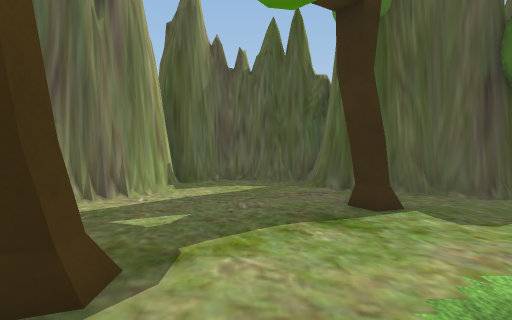
[1] (above)

20 first-person views from a walk through a scene from a Unity 3-D project. The camera is 1.3 m above the floor, tilts 4° down and sees 85° across. The floor is counted in squares, 1 m on a side. Each view is taken from the middle of a square. On the plan, view 1 faces up. The plan holds only what a view shows up to about 13 squares ahead; the rest is blank. The place goes on beyond the plan. Some surface patterns are stand-ins.

[2]
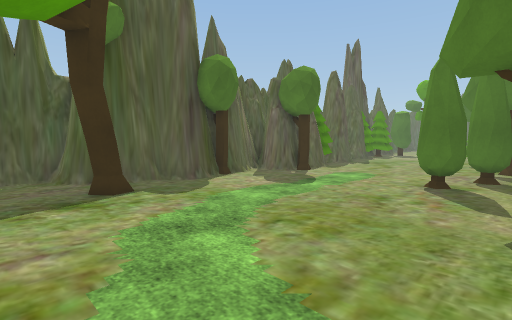

[3]
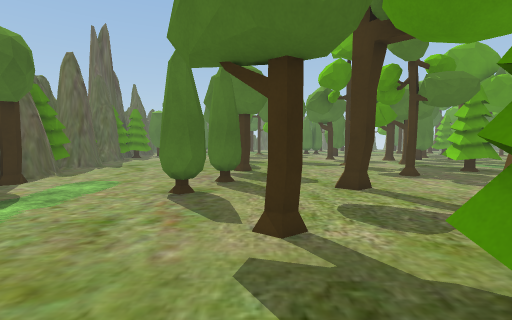

[4]
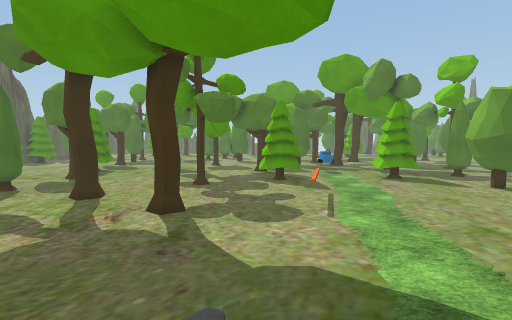

[5]
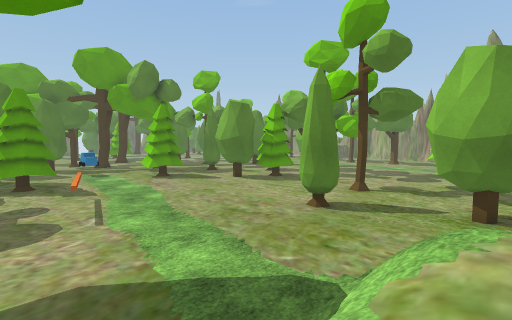

[6]
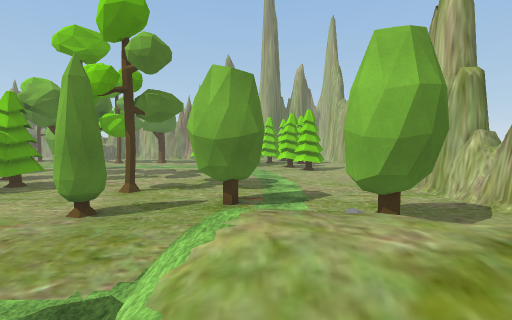

[7]
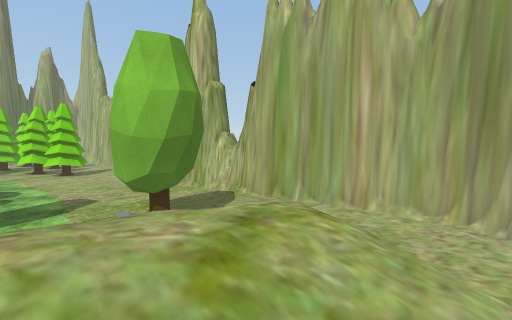

[8]
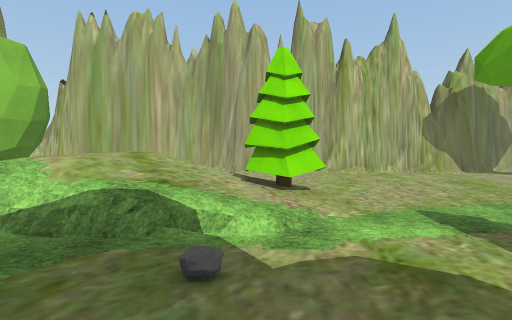

[9]
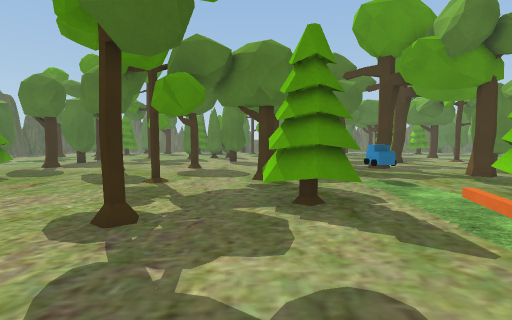

[10]
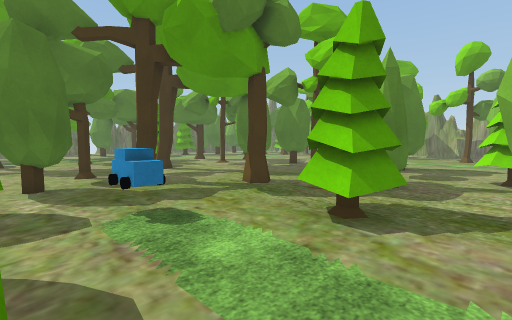

[11]
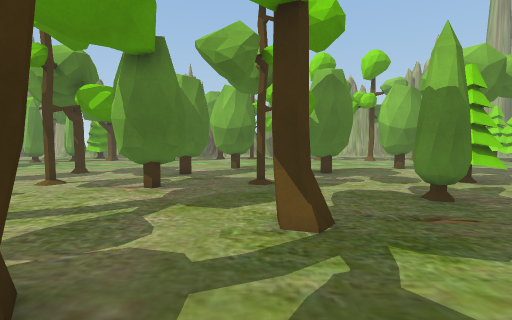

[12]
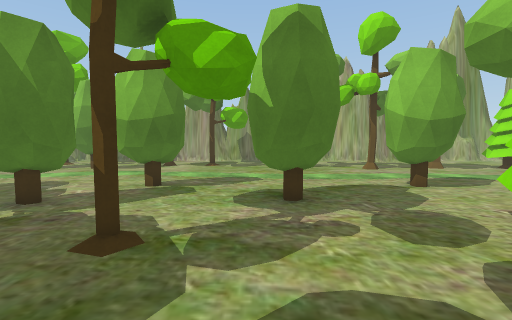

[13]
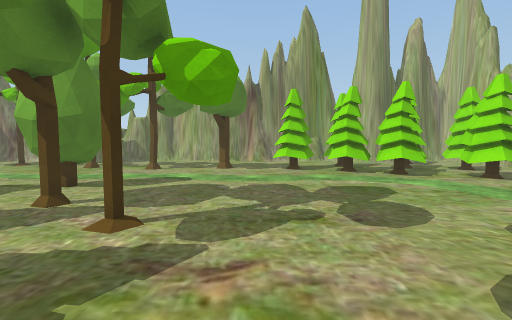

[14]
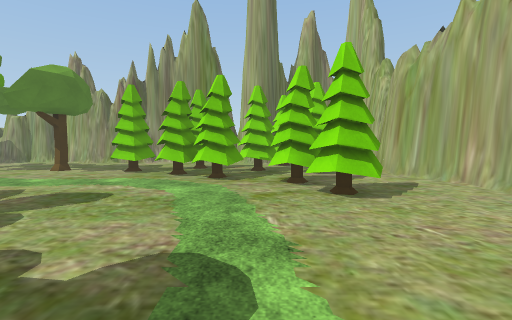

[15]
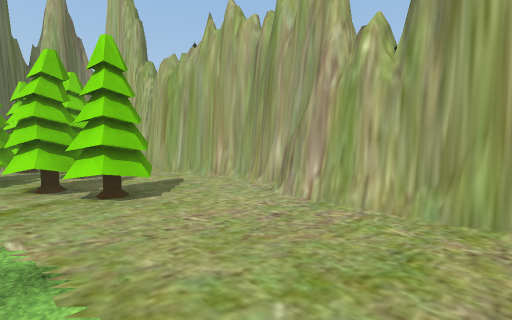

[16]
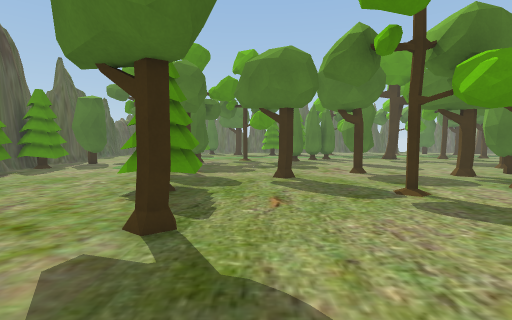

[17]
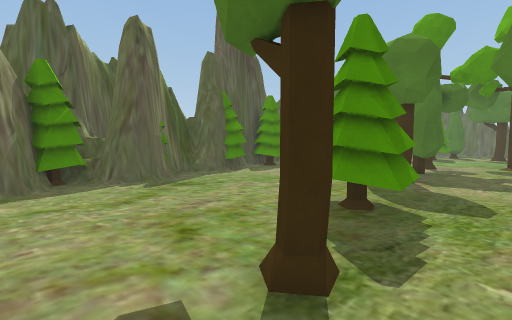

[18]
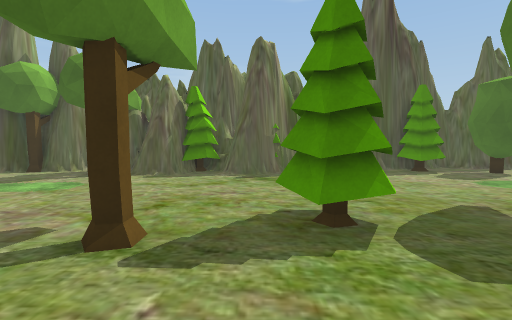

[19]
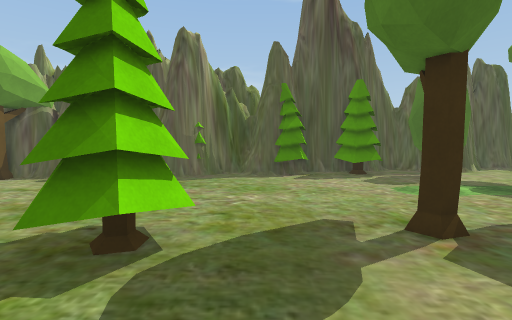

[20]
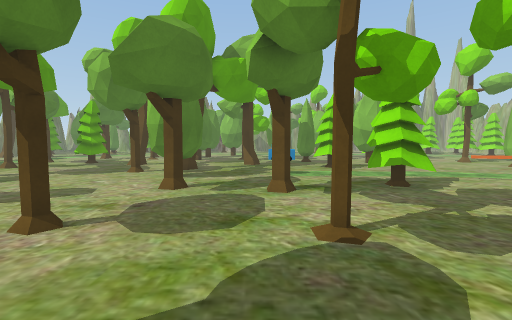

### Floor plan
Key: @ floor where view 1 was taken; # wall or solid block; . main floor; : floor 0.5 m higher than the main floor; + floor 1 m higher than the main floor; / step, stairs or slope; = window, fence, low wall or low ledge; T tree; O other object.
Columns run from 7 left of view 1 to 23 right of it. Each row starts with its distance up from view 1.
  9     ######            ##
  8     ##...##          ##O ##T###
  7    ##.....####T#### TT#OO##TTTT
  6    #.....T..##...####T##......T
  5     .....T.......T.............
  4     ...........................
  3      T.........................
  2  #   T.........................
  1  #.    ........................
  0  ##.   @........T.......TT..TTT
 -1  ##...  ........TTT..T.TTT.....
 -2  ##..... ....T.......T.........
 -3  #......   ..T.................
 -4  #....... TT...............T...
 -5  ##.......TT....TT.............
 -6  ##............................
 -7  #....T.................T...T..
 -8  # .. TT.......T...T...........
 -9  #..  TT//.....................
-10  #...//://...........T..T......
-11  #..//////..........TTT....T...
-12  #.. /++//.....=#==.TT......T..
-13  #.  ===+:.................TTT.
-14  #.    ==...............O...T..
-15  #   TT  .....................T
-16  #..TTT  ...T........TT.....T..
-17  #... ..TT..TT......TTT.......
-18  ##.....TTT........T.....T.....
-19  ##...... ........TT.....TT....
-20   #.........T....T  ..T........
-21   #.............TT ...T.....TT.
-22   #.............. .TT.....T.TTT
-23   #.............T..TT........ .
-24  ##................ T..T....TT.
-25  #................T...TTT...TT
-26 ##..TT.............TT..  ..T...
-27 #...TTT............TT.....TTT..
-28 ##...TT............ ....... ...
-29  #...TT.TT.....................
-30  #....T.TTT....................
-31  ##.TTTT TTTTT.................
-32  ##.TTTTTOOTTT.TT..T..T .......

Where each view was taken, in squares from view 1:
view 1: 0 up, 0 right, facing up
view 2: 2 down, 0 right, facing up-right
view 3: 2 down, 2 right, facing right
view 4: 10 down, 1 right, facing right
view 5: 10 down, 1 right, facing down-right
view 6: 10 down, 1 right, facing down
view 7: 10 down, 1 right, facing down-left
view 8: 9 down, 6 right, facing left
view 9: 10 down, 8 right, facing right
view 10: 12 down, 12 right, facing down-right
view 11: 14 down, 19 right, facing down
view 12: 19 down, 17 right, facing down
view 13: 19 down, 7 right, facing down
view 14: 20 down, 0 right, facing down
view 15: 20 down, 0 right, facing down-left
view 16: 3 down, 10 right, facing right
view 17: 3 down, 12 right, facing up-right
view 18: 5 down, 16 right, facing up
view 19: 4 down, 19 right, facing up
view 20: 3 down, 18 right, facing down
